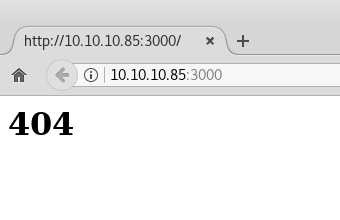
#> input picture img/htb/boxes/celestial-port3000-browser-1.png, 340 x 220 px; its folder holds 4 pictures in this run
$ python info-expand.py
#> lines starting #> are read from the running program, lines starting #| are printed output that depends on the picture
#!/usr/bin/env python3
# -*- coding: utf-8 -*-

import os
from PIL import Image

new_size = (670, 380)

for f in os.listdir():
	if not f.endswith('.py'):
		with Image.open(f) as im:
#> im is the input picture: PIL image 340x220 RGBA; mean R, G, B, A 235.9, 235.9, 235.9, 255
			old_size = im.size
#> old_size = (340, 220)
			new_im = Image.new('RGB', new_size, (12, 13, 14))
			new_im.paste(
				im,
				(
					int((new_size[0] - old_size[0]) / 2),
					int((new_size[1] - old_size[1]) / 2) + 1
				)
			)
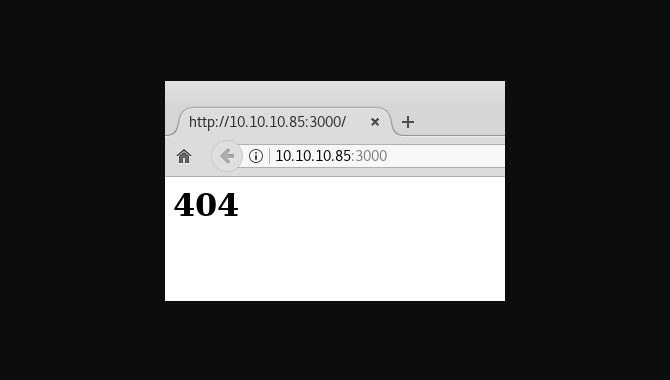
#> new_im: PIL image 670x380 RGB; mean R, G, B 77.8, 78.5, 79.2
			new_im.save(f)
#> pass 2 of the loop `for f in os.listdir():`:
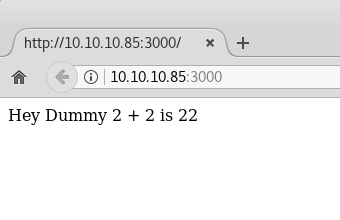
#> input picture img/htb/boxes/celestial-port3000-browser-2.png, 340 x 220 px
#> im is the input picture: PIL image 340x220 RGBA; mean R, G, B, A 236.1, 236.1, 236.1, 255
#> `new_im.paste( im, ( int((new_size[0] - old_size[0]) / 2), int((new_siz..`:
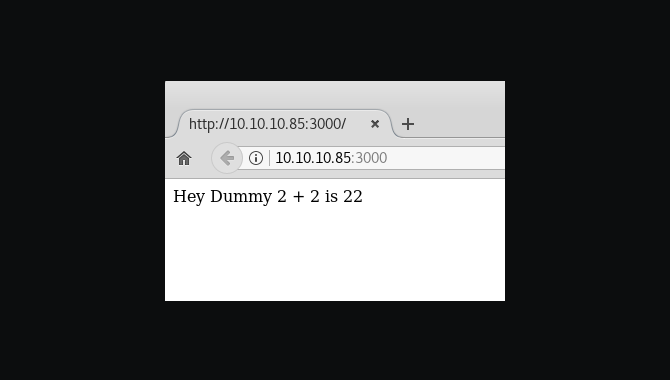
#> new_im: PIL image 670x380 RGB; mean R, G, B 77.8, 78.5, 79.3
#> pass 3 of the loop `for f in os.listdir():`:
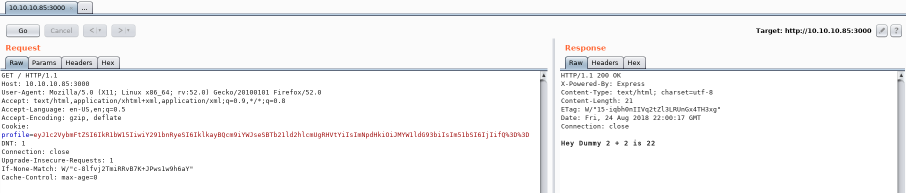
#> input picture img/htb/boxes/celestial-port3000-burp-1.png, 1811 x 385 px (shown at 1/2 size)
#> im is the input picture: PIL image 1811x385 RGBA; mean R, G, B, A 244.1, 244, 244.7, 255
#> `new_im.paste( im, ( int((new_size[0] - old_size[0]) / 2), int((new_siz..`:
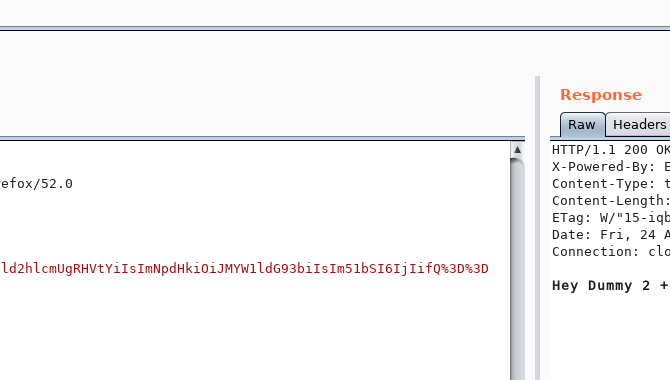
#> new_im: PIL image 670x380 RGB; mean R, G, B 246.2, 245.8, 246.4
#> the loop made 5 passes; the first 3 are shown
